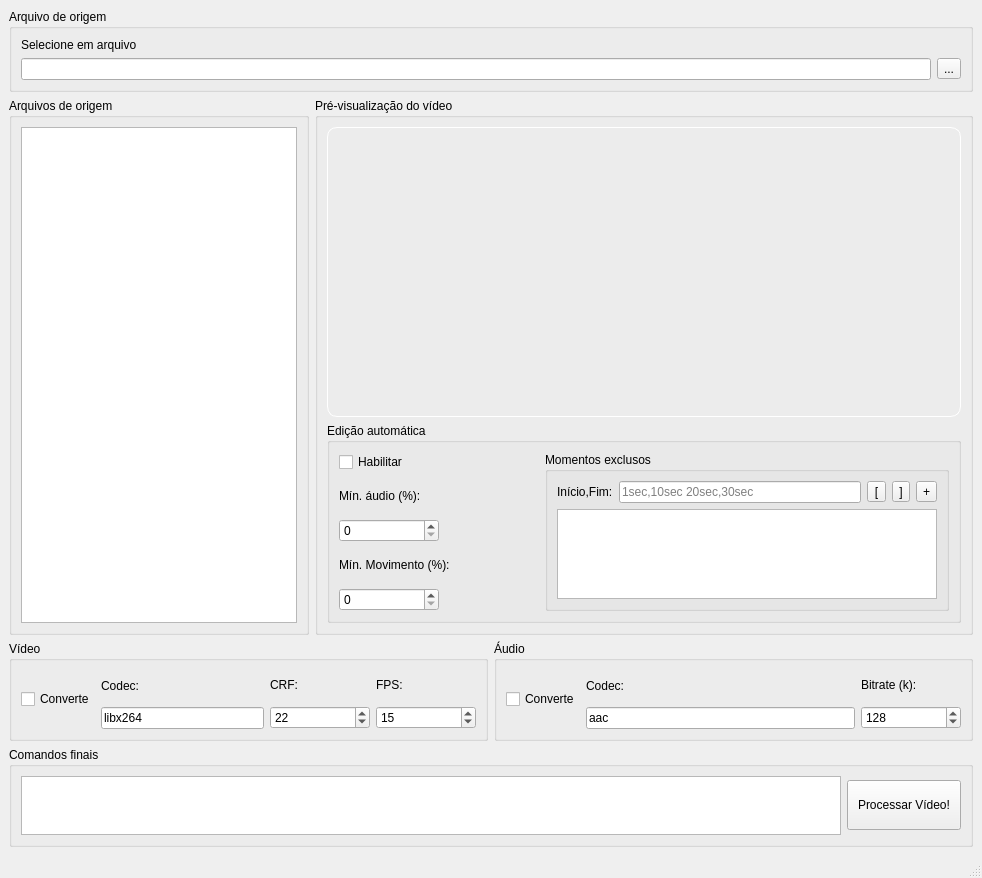
<?xml version="1.0" encoding="UTF-8"?>
<ui version="4.0">
 <class>MainWindow</class>
 <widget class="QMainWindow" name="MainWindow">
  <property name="geometry">
   <rect>
    <x>0</x>
    <y>0</y>
    <width>982</width>
    <height>878</height>
   </rect>
  </property>
  <property name="windowTitle">
   <string>MCB Vídeo Auto Editor</string>
  </property>
  <widget class="QWidget" name="centralwidget">
   <layout class="QVBoxLayout" name="verticalLayout_4">
    <item>
     <layout class="QVBoxLayout" name="verticalLayout_3">
      <item>
       <widget class="QGroupBox" name="groupBox_6">
        <property name="title">
         <string>Arquivo de origem</string>
        </property>
        <layout class="QVBoxLayout" name="verticalLayout_6">
         <item>
          <layout class="QVBoxLayout" name="verticalLayout_5">
           <item>
            <widget class="QLabel" name="label">
             <property name="text">
              <string>Selecione em arquivo</string>
             </property>
            </widget>
           </item>
           <item>
            <layout class="QHBoxLayout" name="horizontalLayout_3">
             <item>
              <widget class="QLineEdit" name="lineEdit"/>
             </item>
             <item>
              <widget class="QToolButton" name="toolButton">
               <property name="text">
                <string>...</string>
               </property>
              </widget>
             </item>
            </layout>
           </item>
          </layout>
         </item>
        </layout>
       </widget>
      </item>
      <item>
       <layout class="QHBoxLayout" name="horizontalLayout">
        <item>
         <widget class="QGroupBox" name="groupBox_5">
          <property name="maximumSize">
           <size>
            <width>300</width>
            <height>16777215</height>
           </size>
          </property>
          <property name="title">
           <string>Arquivos de origem</string>
          </property>
          <layout class="QVBoxLayout" name="verticalLayout_7">
           <item>
            <widget class="QListView" name="listView"/>
           </item>
          </layout>
         </widget>
        </item>
        <item>
         <layout class="QVBoxLayout" name="verticalLayout">
          <item>
           <widget class="QGroupBox" name="groupBox_4">
            <property name="title">
             <string>Pré-visualização do vídeo</string>
            </property>
            <layout class="QVBoxLayout" name="verticalLayout_2">
             <item>
              <widget class="QWidget" name="widget" native="true">
               <property name="styleSheet">
                <string notr="true">border: 1px solid white;
border-radius: 10px</string>
               </property>
              </widget>
             </item>
             <item>
              <widget class="QGroupBox" name="groupBox">
               <property name="minimumSize">
                <size>
                 <width>0</width>
                 <height>200</height>
                </size>
               </property>
               <property name="maximumSize">
                <size>
                 <width>16777215</width>
                 <height>200</height>
                </size>
               </property>
               <property name="title">
                <string>Edição automática</string>
               </property>
               <layout class="QVBoxLayout" name="verticalLayout_12">
                <item>
                 <layout class="QHBoxLayout" name="horizontalLayout_6">
                  <item>
                   <layout class="QVBoxLayout" name="verticalLayout_11">
                    <property name="sizeConstraint">
                     <enum>QLayout::SizeConstraint::SetDefaultConstraint</enum>
                    </property>
                    <item>
                     <widget class="QCheckBox" name="checkBox">
                      <property name="maximumSize">
                       <size>
                        <width>200</width>
                        <height>16777215</height>
                       </size>
                      </property>
                      <property name="text">
                       <string>Habilitar</string>
                      </property>
                     </widget>
                    </item>
                    <item>
                     <widget class="QLabel" name="label_2">
                      <property name="minimumSize">
                       <size>
                        <width>200</width>
                        <height>0</height>
                       </size>
                      </property>
                      <property name="maximumSize">
                       <size>
                        <width>200</width>
                        <height>16777215</height>
                       </size>
                      </property>
                      <property name="text">
                       <string>Mín. áudio (%):</string>
                      </property>
                     </widget>
                    </item>
                    <item>
                     <widget class="QSpinBox" name="spinBox">
                      <property name="maximumSize">
                       <size>
                        <width>100</width>
                        <height>16777215</height>
                       </size>
                      </property>
                      <property name="maximum">
                       <number>100</number>
                      </property>
                     </widget>
                    </item>
                    <item>
                     <widget class="QLabel" name="label_3">
                      <property name="maximumSize">
                       <size>
                        <width>200</width>
                        <height>16777215</height>
                       </size>
                      </property>
                      <property name="text">
                       <string>Mín. Movimento (%):</string>
                      </property>
                     </widget>
                    </item>
                    <item>
                     <widget class="QSpinBox" name="spinBox_2">
                      <property name="maximumSize">
                       <size>
                        <width>100</width>
                        <height>16777215</height>
                       </size>
                      </property>
                      <property name="maximum">
                       <number>100</number>
                      </property>
                     </widget>
                    </item>
                   </layout>
                  </item>
                  <item>
                   <widget class="QGroupBox" name="groupBox_7">
                    <property name="maximumSize">
                     <size>
                      <width>16777215</width>
                      <height>16777215</height>
                     </size>
                    </property>
                    <property name="title">
                     <string>Momentos exclusos</string>
                    </property>
                    <layout class="QVBoxLayout" name="verticalLayout_9">
                     <item>
                      <layout class="QVBoxLayout" name="verticalLayout_8">
                       <item>
                        <layout class="QHBoxLayout" name="horizontalLayout_4">
                         <item>
                          <widget class="QLabel" name="label_4">
                           <property name="text">
                            <string>Início,Fim:</string>
                           </property>
                          </widget>
                         </item>
                         <item>
                          <widget class="QLineEdit" name="lineEdit_4">
                           <property name="placeholderText">
                            <string>1sec,10sec 20sec,30sec</string>
                           </property>
                          </widget>
                         </item>
                         <item>
                          <widget class="QToolButton" name="toolButton_2">
                           <property name="text">
                            <string>[</string>
                           </property>
                          </widget>
                         </item>
                         <item>
                          <widget class="QToolButton" name="toolButton_3">
                           <property name="text">
                            <string>]</string>
                           </property>
                          </widget>
                         </item>
                         <item>
                          <widget class="QToolButton" name="toolButton_4">
                           <property name="text">
                            <string>+</string>
                           </property>
                          </widget>
                         </item>
                        </layout>
                       </item>
                       <item>
                        <widget class="QListView" name="listView_2"/>
                       </item>
                      </layout>
                     </item>
                    </layout>
                   </widget>
                  </item>
                 </layout>
                </item>
               </layout>
              </widget>
             </item>
            </layout>
           </widget>
          </item>
         </layout>
        </item>
       </layout>
      </item>
      <item>
       <layout class="QHBoxLayout" name="horizontalLayout_2">
        <item>
         <widget class="QGroupBox" name="groupBox_2">
          <property name="minimumSize">
           <size>
            <width>0</width>
            <height>100</height>
           </size>
          </property>
          <property name="title">
           <string>Vídeo</string>
          </property>
          <layout class="QHBoxLayout" name="horizontalLayout_10">
           <item>
            <layout class="QHBoxLayout" name="horizontalLayout_7">
             <item>
              <widget class="QCheckBox" name="checkBox_2">
               <property name="text">
                <string>Converte</string>
               </property>
              </widget>
             </item>
             <item>
              <layout class="QVBoxLayout" name="verticalLayout_13">
               <item>
                <widget class="QLabel" name="label_5">
                 <property name="text">
                  <string>Codec:</string>
                 </property>
                </widget>
               </item>
               <item>
                <widget class="QLineEdit" name="lineEdit_2">
                 <property name="text">
                  <string>libx264</string>
                 </property>
                </widget>
               </item>
              </layout>
             </item>
             <item>
              <layout class="QVBoxLayout" name="verticalLayout_14">
               <item>
                <widget class="QLabel" name="label_6">
                 <property name="text">
                  <string>CRF:</string>
                 </property>
                </widget>
               </item>
               <item>
                <widget class="QSpinBox" name="spinBox_3">
                 <property name="minimumSize">
                  <size>
                   <width>100</width>
                   <height>0</height>
                  </size>
                 </property>
                 <property name="minimum">
                  <number>0</number>
                 </property>
                 <property name="maximum">
                  <number>50</number>
                 </property>
                 <property name="value">
                  <number>22</number>
                 </property>
                </widget>
               </item>
              </layout>
             </item>
             <item>
              <layout class="QVBoxLayout" name="verticalLayout_15">
               <item>
                <widget class="QLabel" name="label_7">
                 <property name="text">
                  <string>FPS:</string>
                 </property>
                </widget>
               </item>
               <item>
                <widget class="QSpinBox" name="spinBox_4">
                 <property name="minimumSize">
                  <size>
                   <width>100</width>
                   <height>0</height>
                  </size>
                 </property>
                 <property name="minimum">
                  <number>0</number>
                 </property>
                 <property name="value">
                  <number>15</number>
                 </property>
                </widget>
               </item>
              </layout>
             </item>
            </layout>
           </item>
          </layout>
         </widget>
        </item>
        <item>
         <widget class="QGroupBox" name="groupBox_3">
          <property name="minimumSize">
           <size>
            <width>0</width>
            <height>100</height>
           </size>
          </property>
          <property name="title">
           <string>Áudio</string>
          </property>
          <layout class="QHBoxLayout" name="horizontalLayout_9">
           <item>
            <layout class="QHBoxLayout" name="horizontalLayout_8">
             <property name="sizeConstraint">
              <enum>QLayout::SizeConstraint::SetDefaultConstraint</enum>
             </property>
             <item>
              <widget class="QCheckBox" name="checkBox_3">
               <property name="text">
                <string>Converte</string>
               </property>
              </widget>
             </item>
             <item>
              <layout class="QVBoxLayout" name="verticalLayout_16">
               <item>
                <widget class="QLabel" name="label_8">
                 <property name="text">
                  <string>Codec:</string>
                 </property>
                </widget>
               </item>
               <item>
                <widget class="QLineEdit" name="lineEdit_3">
                 <property name="text">
                  <string>aac</string>
                 </property>
                </widget>
               </item>
              </layout>
             </item>
             <item>
              <layout class="QVBoxLayout" name="verticalLayout_17">
               <item>
                <widget class="QLabel" name="label_9">
                 <property name="text">
                  <string>Bitrate (k):</string>
                 </property>
                </widget>
               </item>
               <item>
                <widget class="QSpinBox" name="spinBox_5">
                 <property name="minimumSize">
                  <size>
                   <width>100</width>
                   <height>0</height>
                  </size>
                 </property>
                 <property name="maximum">
                  <number>320</number>
                 </property>
                 <property name="value">
                  <number>128</number>
                 </property>
                </widget>
               </item>
              </layout>
             </item>
            </layout>
           </item>
          </layout>
         </widget>
        </item>
       </layout>
      </item>
      <item>
       <widget class="QGroupBox" name="groupBox_8">
        <property name="minimumSize">
         <size>
          <width>0</width>
          <height>100</height>
         </size>
        </property>
        <property name="maximumSize">
         <size>
          <width>16777215</width>
          <height>100</height>
         </size>
        </property>
        <property name="title">
         <string>Comandos finais</string>
        </property>
        <layout class="QVBoxLayout" name="verticalLayout_10">
         <item>
          <layout class="QHBoxLayout" name="horizontalLayout_5">
           <item>
            <widget class="QPlainTextEdit" name="plainTextEdit"/>
           </item>
           <item>
            <widget class="QPushButton" name="pushButton">
             <property name="minimumSize">
              <size>
               <width>0</width>
               <height>50</height>
              </size>
             </property>
             <property name="styleSheet">
              <string notr="true">padding: 10px</string>
             </property>
             <property name="text">
              <string>Processar Vídeo!</string>
             </property>
            </widget>
           </item>
          </layout>
         </item>
        </layout>
       </widget>
      </item>
     </layout>
    </item>
   </layout>
  </widget>
  <widget class="QMenuBar" name="menubar">
   <property name="geometry">
    <rect>
     <x>0</x>
     <y>0</y>
     <width>982</width>
     <height>33</height>
    </rect>
   </property>
  </widget>
  <widget class="QStatusBar" name="statusbar"/>
 </widget>
 <tabstops>
  <tabstop>lineEdit</tabstop>
  <tabstop>toolButton</tabstop>
  <tabstop>listView</tabstop>
  <tabstop>checkBox</tabstop>
  <tabstop>spinBox</tabstop>
  <tabstop>spinBox_2</tabstop>
  <tabstop>lineEdit_4</tabstop>
  <tabstop>toolButton_2</tabstop>
  <tabstop>toolButton_3</tabstop>
  <tabstop>toolButton_4</tabstop>
  <tabstop>listView_2</tabstop>
  <tabstop>checkBox_2</tabstop>
  <tabstop>lineEdit_2</tabstop>
  <tabstop>spinBox_3</tabstop>
  <tabstop>spinBox_4</tabstop>
  <tabstop>checkBox_3</tabstop>
  <tabstop>lineEdit_3</tabstop>
  <tabstop>spinBox_5</tabstop>
  <tabstop>plainTextEdit</tabstop>
  <tabstop>pushButton</tabstop>
 </tabstops>
 <resources/>
 <connections/>
</ui>
